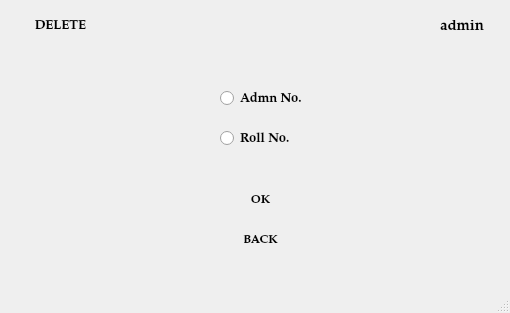
<?xml version="1.0" encoding="UTF-8"?>
<ui version="4.0">
 <class>del1</class>
 <widget class="QMainWindow" name="del1">
  <property name="geometry">
   <rect>
    <x>0</x>
    <y>0</y>
    <width>510</width>
    <height>313</height>
   </rect>
  </property>
  <property name="windowTitle">
   <string>MainWindow</string>
  </property>
  <widget class="QWidget" name="centralwidget">
   <widget class="QLabel" name="invalid">
    <property name="geometry">
     <rect>
      <x>150</x>
      <y>350</y>
      <width>251</width>
      <height>31</height>
     </rect>
    </property>
    <property name="font">
     <font>
      <family>MS Sans Serif</family>
     </font>
    </property>
    <property name="styleSheet">
     <string notr="true">color: rgb(255, 3, 3);</string>
    </property>
    <property name="text">
     <string/>
    </property>
   </widget>
   <widget class="QLabel" name="label">
    <property name="enabled">
     <bool>true</bool>
    </property>
    <property name="geometry">
     <rect>
      <x>0</x>
      <y>-20</y>
      <width>751</width>
      <height>541</height>
     </rect>
    </property>
    <property name="frameShadow">
     <enum>QFrame::Plain</enum>
    </property>
    <property name="text">
     <string/>
    </property>
    <property name="pixmap">
     <pixmap resource="pic.qrc">:/newPrefix/ttt.jpg</pixmap>
    </property>
   </widget>
   <widget class="QPushButton" name="add">
    <property name="geometry">
     <rect>
      <x>10</x>
      <y>10</y>
      <width>101</width>
      <height>31</height>
     </rect>
    </property>
    <property name="font">
     <font>
      <family>Palatino Linotype</family>
      <pointsize>10</pointsize>
      <weight>75</weight>
      <bold>true</bold>
     </font>
    </property>
    <property name="acceptDrops">
     <bool>false</bool>
    </property>
    <property name="styleSheet">
     <string notr="true">background-color: rgb(255, 255, 255);</string>
    </property>
    <property name="text">
     <string>DELETE</string>
    </property>
    <property name="checkable">
     <bool>false</bool>
    </property>
    <property name="default">
     <bool>true</bool>
    </property>
    <property name="flat">
     <bool>true</bool>
    </property>
   </widget>
   <widget class="QLabel" name="label_2">
    <property name="geometry">
     <rect>
      <x>410</x>
      <y>10</y>
      <width>31</width>
      <height>31</height>
     </rect>
    </property>
    <property name="text">
     <string/>
    </property>
    <property name="pixmap">
     <pixmap resource="pic.qrc">:/newPrefix/icon.png</pixmap>
    </property>
   </widget>
   <widget class="QLabel" name="label_3">
    <property name="geometry">
     <rect>
      <x>440</x>
      <y>20</y>
      <width>47</width>
      <height>13</height>
     </rect>
    </property>
    <property name="font">
     <font>
      <family>Palatino Linotype</family>
      <pointsize>11</pointsize>
      <weight>75</weight>
      <bold>true</bold>
     </font>
    </property>
    <property name="text">
     <string>admin</string>
    </property>
   </widget>
   <widget class="QLabel" name="invalid_2">
    <property name="geometry">
     <rect>
      <x>240</x>
      <y>280</y>
      <width>151</width>
      <height>16</height>
     </rect>
    </property>
    <property name="font">
     <font>
      <family>MS Sans Serif</family>
      <pointsize>10</pointsize>
      <weight>75</weight>
      <bold>true</bold>
     </font>
    </property>
    <property name="styleSheet">
     <string notr="true">color:rgb(238, 0, 0)</string>
    </property>
    <property name="text">
     <string/>
    </property>
   </widget>
   <widget class="QPushButton" name="back">
    <property name="geometry">
     <rect>
      <x>220</x>
      <y>230</y>
      <width>81</width>
      <height>21</height>
     </rect>
    </property>
    <property name="font">
     <font>
      <family>Palatino Linotype</family>
      <pointsize>9</pointsize>
      <weight>75</weight>
      <bold>true</bold>
     </font>
    </property>
    <property name="acceptDrops">
     <bool>false</bool>
    </property>
    <property name="styleSheet">
     <string notr="true">background-color: rgb(255, 255, 255);</string>
    </property>
    <property name="text">
     <string>BACK</string>
    </property>
    <property name="checkable">
     <bool>false</bool>
    </property>
    <property name="default">
     <bool>true</bool>
    </property>
    <property name="flat">
     <bool>true</bool>
    </property>
   </widget>
   <widget class="QPushButton" name="classwise">
    <property name="geometry">
     <rect>
      <x>220</x>
      <y>190</y>
      <width>81</width>
      <height>21</height>
     </rect>
    </property>
    <property name="font">
     <font>
      <family>Palatino Linotype</family>
      <pointsize>9</pointsize>
      <weight>75</weight>
      <bold>true</bold>
     </font>
    </property>
    <property name="acceptDrops">
     <bool>false</bool>
    </property>
    <property name="styleSheet">
     <string notr="true">background-color: rgb(255, 255, 255);</string>
    </property>
    <property name="text">
     <string>OK</string>
    </property>
    <property name="checkable">
     <bool>false</bool>
    </property>
    <property name="default">
     <bool>true</bool>
    </property>
    <property name="flat">
     <bool>true</bool>
    </property>
   </widget>
   <widget class="QRadioButton" name="admnno">
    <property name="geometry">
     <rect>
      <x>220</x>
      <y>90</y>
      <width>82</width>
      <height>17</height>
     </rect>
    </property>
    <property name="font">
     <font>
      <family>Palatino Linotype</family>
      <pointsize>10</pointsize>
      <weight>75</weight>
      <bold>true</bold>
     </font>
    </property>
    <property name="text">
     <string>Admn No.</string>
    </property>
   </widget>
   <widget class="QRadioButton" name="admnno_2">
    <property name="geometry">
     <rect>
      <x>220</x>
      <y>130</y>
      <width>82</width>
      <height>17</height>
     </rect>
    </property>
    <property name="font">
     <font>
      <family>Palatino Linotype</family>
      <pointsize>10</pointsize>
      <weight>75</weight>
      <bold>true</bold>
     </font>
    </property>
    <property name="text">
     <string>Roll No.</string>
    </property>
   </widget>
  </widget>
  <widget class="QMenuBar" name="menubar">
   <property name="geometry">
    <rect>
     <x>0</x>
     <y>0</y>
     <width>510</width>
     <height>21</height>
    </rect>
   </property>
  </widget>
  <widget class="QStatusBar" name="statusbar"/>
 </widget>
 <tabstops>
  <tabstop>admnno</tabstop>
  <tabstop>admnno_2</tabstop>
  <tabstop>classwise</tabstop>
  <tabstop>back</tabstop>
  <tabstop>add</tabstop>
 </tabstops>
 <resources>
  <include location="pic.qrc"/>
 </resources>
 <connections/>
</ui>
